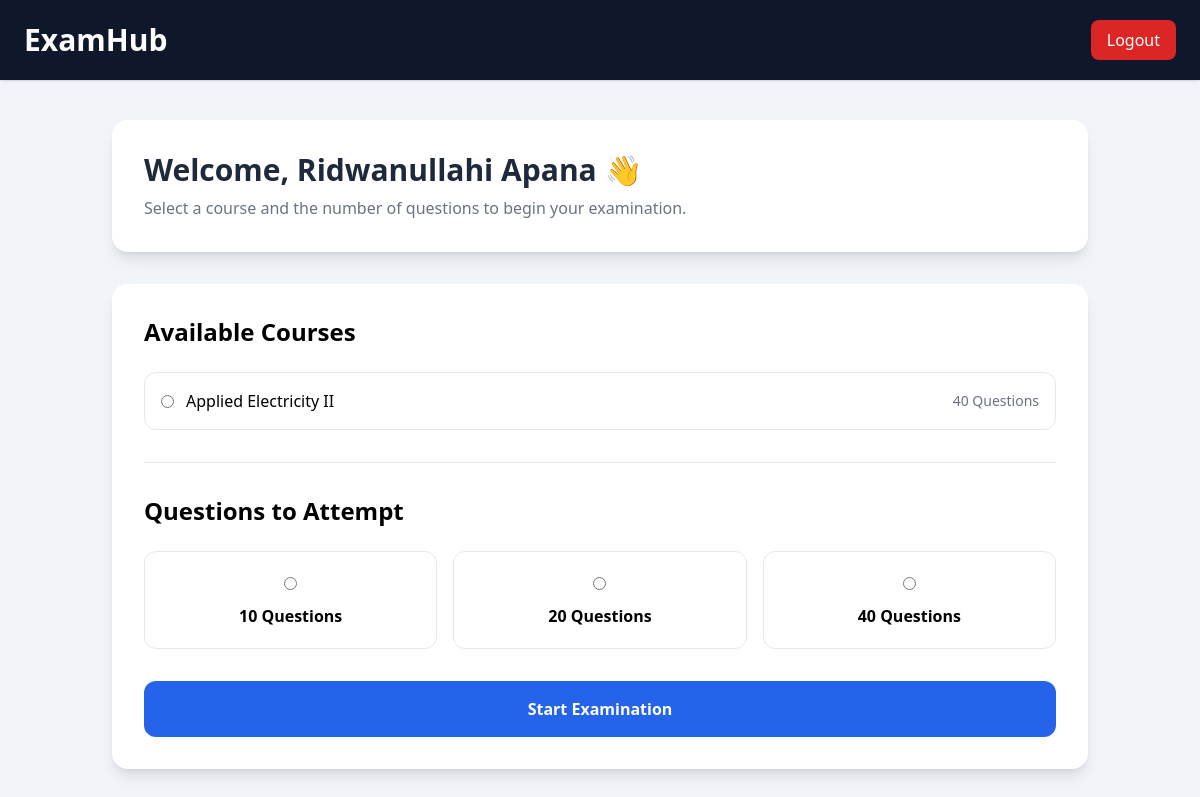
Before: /dashboard (signed in) with the older database file.
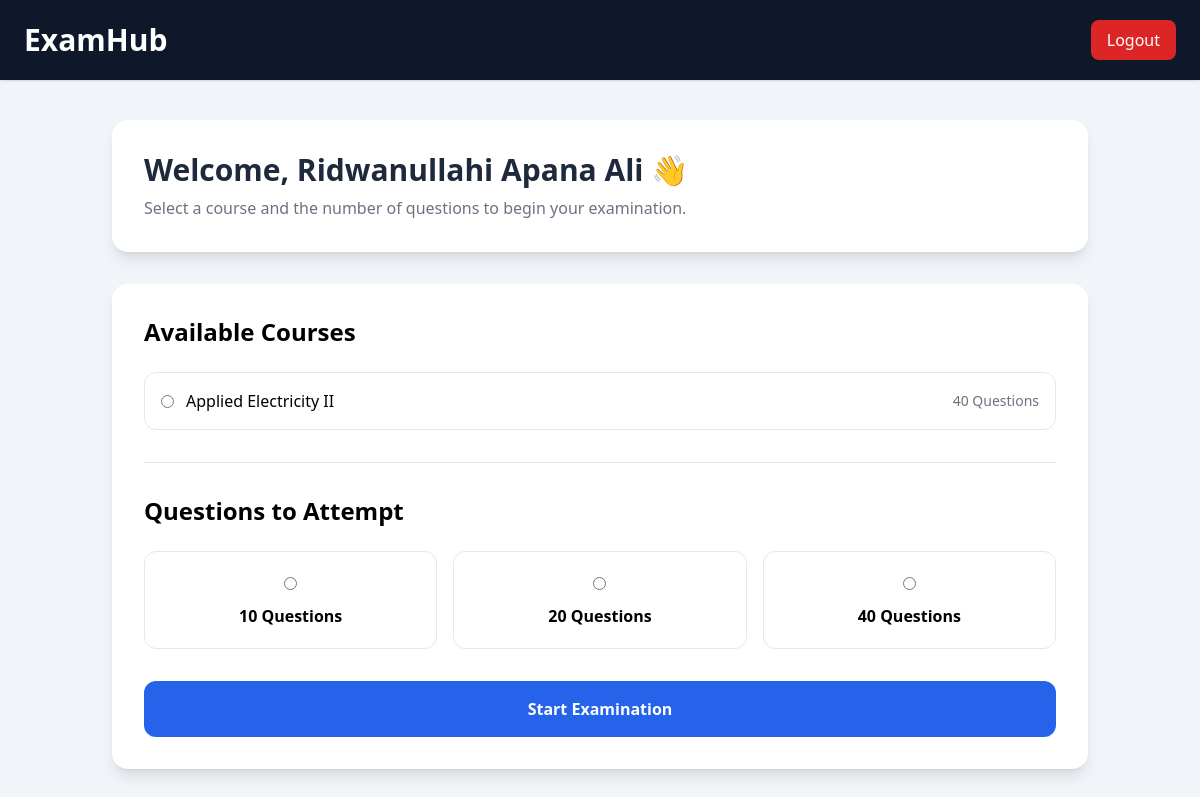
After: the same page with the newer database file.
### tables this page shows
CREATE TABLE students(
    id INTEGER PRIMARY KEY AUTOINCREMENT,
    student_id TEXT UNIQUE NOT NULL,
    matric_number TEXT UNIQUE NOT NULL,
    full_name TEXT NOT NULL,
    password TEXT NOT NULL
);

CREATE TABLE questions(
    id INTEGER PRIMARY KEY AUTOINCREMENT,
    course TEXT NOT NULL,
    year INTEGER NOT NULL,
    question TEXT NOT NULL,
    option_a TEXT NOT NULL,
    option_b TEXT NOT NULL,
    option_c TEXT NOT NULL,
    option_d TEXT NOT NULL,
    correct_answer TEXT NOT NULL
);

### app.py (the view)
@app.route("/dashboard")
def dashboard():
    if "student_id" not in session:
        flash("Please login first.")
        return redirect(url_for("login"))
    connection = get_db_connection()
    cursor = connection.cursor()
    cursor.execute(
        "SELECT * FROM students WHERE id = ?",
        (session["student_id"],)
    )
    student = cursor.fetchone()
    cursor.execute("""
        SELECT
              course,
              COUNT(*)  AS total_questions
        FROM questions
        GROUP BY course
        ORDER BY course
""")
    courses = cursor.fetchall()
    connection.close()
    return render_template(
        "dashboard.html",
        student=student,
        courses=courses
    )

### database.py (called while the page is built)
def get_db_connection():
    connection = sqlite3.connect(DATABASE)
    connection.row_factory = sqlite3.Row
    return connection

### templates/dashboard.html (shortened to what this page needs)
<!DOCTYPE html>
<html lang="en">
<head>
    <script src="https://cdn.tailwindcss.com"></script>
</head>
<body class="bg-slate-100">
<header class="bg-slate-900 text-white shadow">
    <div class="max-w-7xl mx-auto px-6 py-5 flex justify-between items-center">
        <h1 class="text-3xl font-bold">
            ExamHub
        </h1>
        <a href="{{ url_for('logout') }}"
           class="bg-red-600 hover:bg-red-700 px-4 py-2 rounded-lg transition">
            Logout
        </a>
    </div>
</header>
<main class="max-w-5xl mx-auto py-10 px-6">
    <div class="bg-white rounded-2xl shadow-lg p-8 mb-8">
        <h2 class="text-3xl font-bold text-slate-800">
            Welcome,
            {{ student["full_name"] }} 👋
        </h2>
        <p class="text-gray-500 mt-2">
            Select a course and the number of questions to begin your examination.
        </p>
    </div>
    <form
        action="{{ url_for('start_exam') }}"
        method="POST"
        class="bg-white rounded-2xl shadow-lg p-8">
        <h3 class="text-2xl font-bold mb-6">
            Available Courses
        </h3>
        <div class="space-y-4">
            {% for course in courses %}
            <label class="flex justify-between items-center border rounded-xl p-4 cursor-pointer hover:bg-blue-50 hover:border-blue-500 transition">
                <div class="flex items-center gap-3">
                    <input
                        type="radio"
                        name="course"
                        value="{{ course['course'] }}"
                        required>
                    <span class="font-medium">
                        {{ course["course"] }}
                    </span>
                </div>
                <span class="text-sm text-gray-500">
                    {{ course["total_questions"] }} Questions
                </span>
            </label>
            {% endfor %}
        </div>
        <hr class="my-8">
        <h3 class="text-2xl font-bold mb-6">
            Questions to Attempt
        </h3>
        <div class="grid grid-cols-3 gap-4">
            <label class="border rounded-xl p-5 text-center cursor-pointer hover:bg-blue-50">
                <input
                    type="radio"
                    name="exam_size"
                    value="10"
                    required>
                <div class="mt-2 font-semibold">
                    10 Questions
                </div>
            </label>
            <label class="border rounded-xl p-5 text-center cursor-pointer hover:bg-blue-50">
                <input
                    type="radio"
                    name="exam_size"
                    value="20">
                <div class="mt-2 font-semibold">
                    20 Questions
                </div>
            </label>
            <label class="border rounded-xl p-5 text-center cursor-pointer hover:bg-blue-50">
                <input
                    type="radio"
                    name="exam_size"
                    value="40">
                <div class="mt-2 font-semibold">
                    40 Questions
                </div>
            </label>
        </div>
        <button
            class="w-full mt-8 bg-blue-600 hover:bg-blue-700 text-white py-4 rounded-xl font-semibold transition">
            Start Examination
        </button>
    </form>
</main>
</body>
</html>

Changed rows visible on the page:
changed students: full_name "Ridwanullahi Apana" → "Ridwanullahi Apana Ali"
